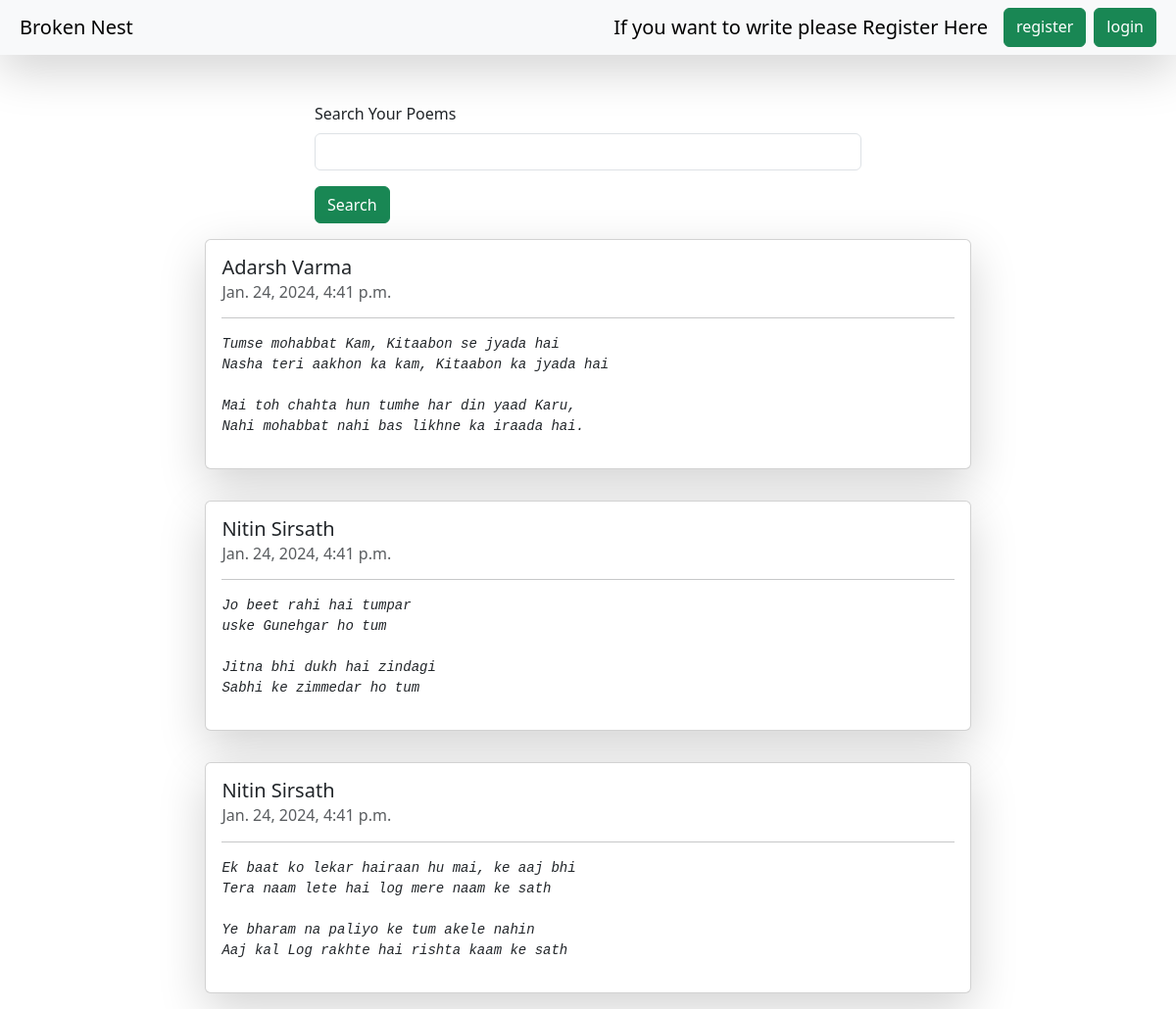
/, run on an earlier commit of the app's database.
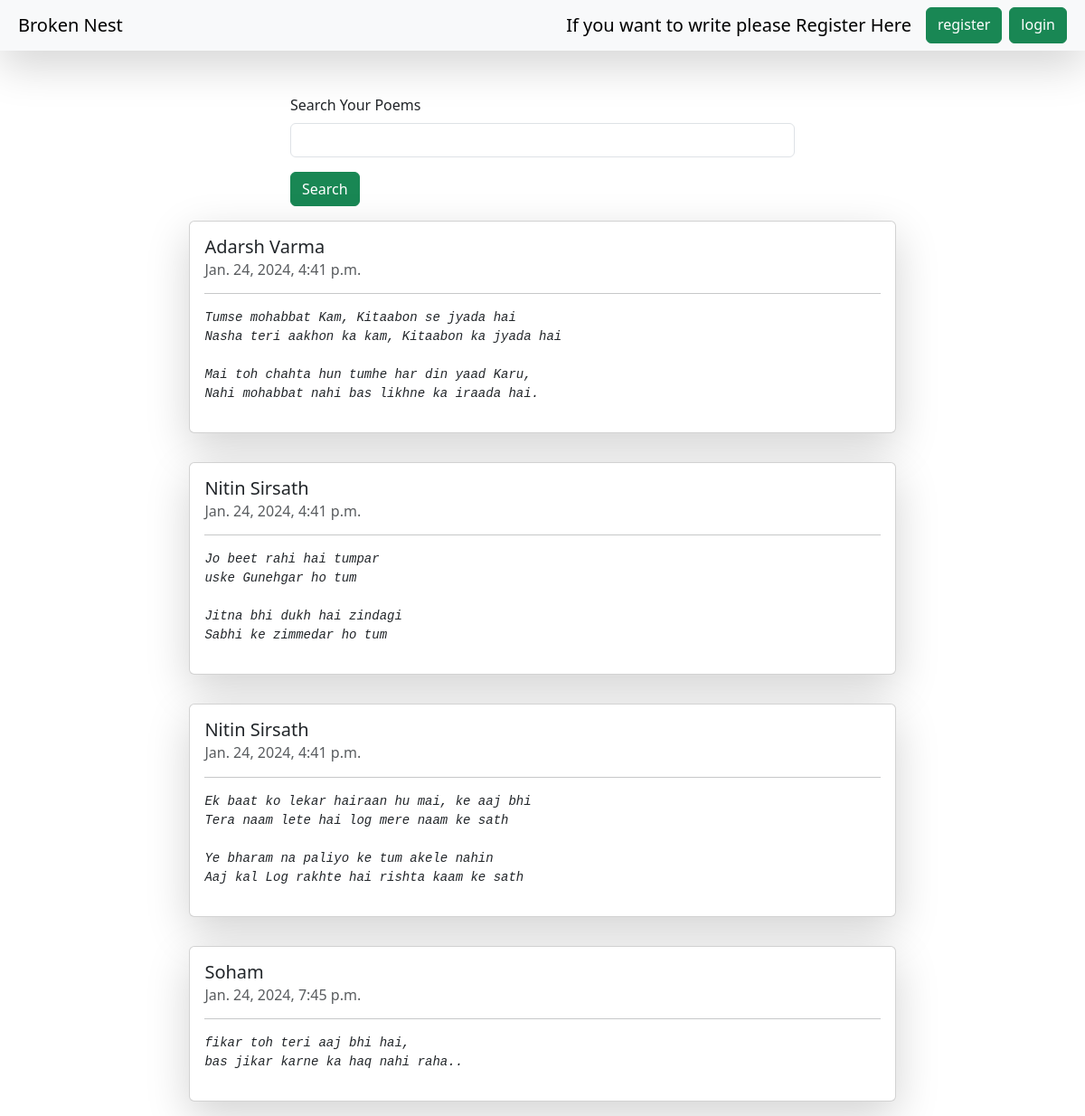
And on a later commit of the database.
### brokennest/models.py (models this page shows)
class books(models.Model):
    user = models.ForeignKey(User,on_delete = models.SET_NULL, null=True,blank=True)
    note_name = models.CharField(max_length = 200)
    note_description = models.TextField()
    created_time = models.DateTimeField(null=True)

### brokennest/views.py (the view)
# urls.py: path("", homepage, name = "homepage"),
def homepage(request):
    queryset = books.objects.all()
    if request.GET.get("Search"):
         queryset = queryset.filter(note_name__icontains = request.GET.get("Search"))
    context = {"notebook":queryset}
    return render(request, "notebook.html", context)

### brokennest/templates/notebook.html (shortened to what this page needs)
{% extends "base.html" %}
{% block start %}
    <div class = "container mt-5">
          <div class="mt-5">
            <div class="mx-auto col-6">
            <form>
              <div class="mb-3">
                <label for="exampleInputEmail1" class="form-label">Search Your Poems</label>
                <input name="Search" type="text" class="form-control">
              </div>
              <button type="submit" class="btn btn-success">Search</button>
            </form>
            </div>
          </div>
          <div class="d-flex flex-column align-items-center">
            {% for note in notebook %}
            <div class="card my-3 shadow-lg" style="width: 70%;">
              <div class="card-body">
                <h5 class="card-title">{{note.note_name}}</h5>
                <h6 class="card-subtitle mb-2 text-muted">{{note.created_time}}</h6>
                <hr>
                <i class="card-text"><pre mt-2>{{ note.note_description }}</pre></i>
              </div>
            </div>
            {% endfor %}
          </div>
    </div>
{% endblock %}

What changed in the data, as far as the page shows it:
added books: note_name "Soham", created_time "Jan. 24, 2024, 7:45 p.m.", note_description "fikar toh teri aaj bhi hai, bas jikar karne ka haq nahi raha.."
